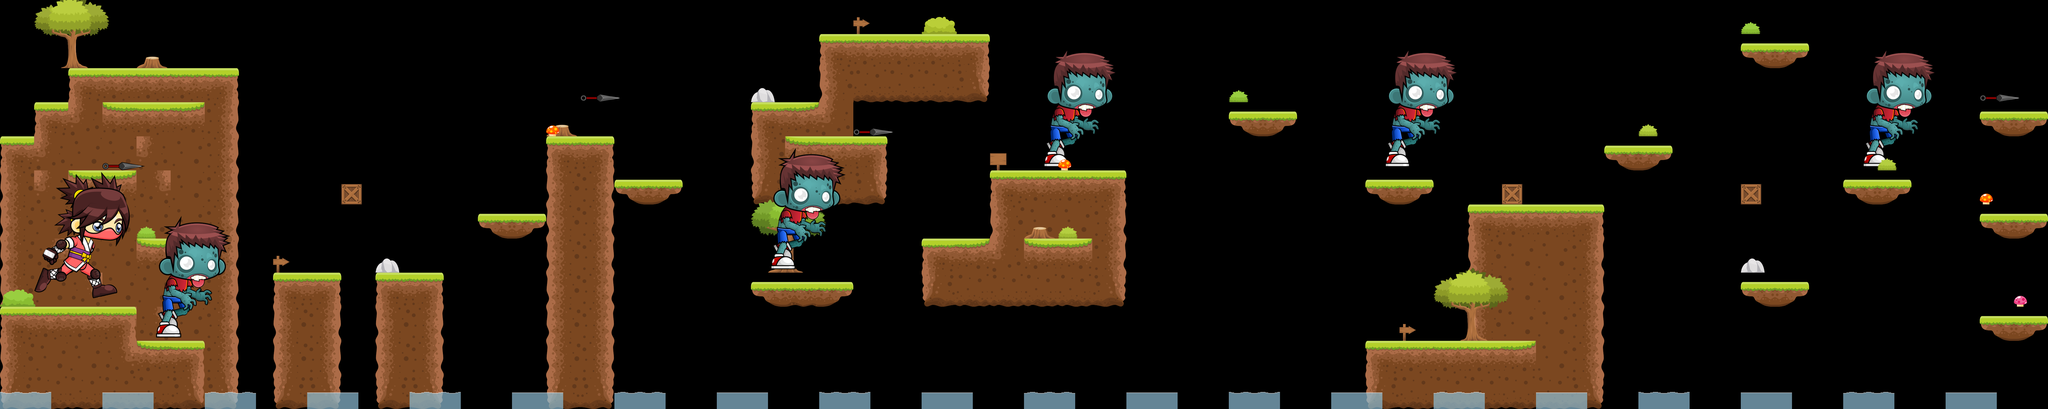

Tiled map render using the project's own tile images. Description and the whole map definition, tile-layer contents included, below:
An orthogonal 60x12 tile map with 128x128 px tiles, 3 tile layers (Background, Foreground, Water), 2 tilesets.

<map version="1.9" tiledversion="1.9.2" orientation="orthogonal" renderorder="right-down" width="60" height="12" tilewidth="128" tileheight="128" infinite="0" nextlayerid="4" nextobjectid="1">
 <editorsettings>
  <export target="../level_layers/level_3.csv" format="csv" />
 </editorsettings>
 <tileset firstgid="1" source="water.tsx" />
 <tileset firstgid="5" source="terrain.tsx" />
 <layer id="2" name="Background" width="60" height="12">
  <data encoding="csv">
0,0,0,0,0,0,0,0,0,0,0,0,0,0,0,0,0,0,0,0,0,0,0,0,0,33,0,0,0,0,0,0,0,0,0,0,0,0,0,0,0,0,0,0,0,0,0,0,0,0,0,0,0,0,0,0,0,0,0,0,
0,37,0,0,35,0,0,0,0,0,0,0,0,0,0,0,0,0,0,0,0,0,0,0,5,6,6,6,7,0,0,0,0,0,0,0,0,0,0,0,0,0,0,0,0,0,0,0,0,0,0,17,19,0,0,0,0,0,0,0,
0,0,5,6,6,6,7,0,0,0,0,0,0,0,0,0,0,0,0,0,0,0,0,0,8,13,13,13,20,0,0,0,0,0,0,0,0,0,0,0,0,0,0,0,0,0,0,0,0,0,0,0,0,0,0,0,0,0,0,0,
0,5,12,15,6,11,10,0,0,0,0,0,0,0,0,0,35,0,0,0,0,0,5,11,12,0,0,0,0,0,0,0,0,0,0,0,0,0,0,0,0,0,0,0,0,0,0,0,0,0,0,0,0,0,0,0,0,0,0,0,
5,12,9,9,12,9,10,0,0,0,0,0,0,0,0,0,5,7,0,0,0,0,8,15,6,7,0,0,0,32,0,0,0,0,0,0,0,0,0,0,0,0,0,0,0,0,0,0,0,0,0,0,0,0,0,0,0,0,0,0,
8,12,15,11,14,9,10,0,0,0,0,0,0,0,0,0,8,10,0,0,0,0,16,13,13,20,0,0,0,0,0,0,0,0,0,0,0,0,0,0,0,0,0,0,0,0,0,0,0,0,0,0,0,0,0,0,0,0,0,0,
8,9,9,9,9,9,10,0,0,0,0,0,0,0,0,0,8,10,0,0,0,0,0,0,0,0,0,0,0,0,9,9,0,0,0,0,0,0,0,0,0,0,0,5,6,6,7,0,0,0,0,0,0,0,0,0,0,0,17,19,
8,14,9,9,15,11,10,0,33,0,0,34,0,0,0,0,8,10,0,0,0,0,36,0,0,0,0,0,0,0,15,11,0,0,0,0,0,0,0,0,0,0,0,8,9,9,10,0,0,0,0,34,0,0,0,0,0,0,0,0,
8,9,14,9,9,9,10,0,0,7,0,0,7,0,0,0,8,10,0,0,0,0,0,0,0,0,0,0,0,0,0,0,0,0,0,0,0,0,0,0,0,0,0,8,9,9,10,0,0,0,0,17,19,0,0,0,0,0,0,0,
0,0,9,14,14,9,10,0,0,10,0,0,10,0,0,0,8,10,0,0,0,0,0,0,0,0,0,0,0,0,0,0,0,0,0,0,0,0,0,0,0,33,0,8,9,9,10,0,0,0,0,0,0,0,0,0,0,0,0,0,
0,0,0,0,9,9,10,0,0,10,0,0,10,0,0,0,8,10,0,0,0,0,0,0,0,0,0,0,0,0,0,0,0,0,0,0,0,0,0,0,5,6,6,6,11,9,10,0,0,0,0,0,0,0,0,0,0,0,0,0,
0,0,0,0,13,13,20,0,0,20,0,0,20,0,0,0,16,20,0,0,0,0,0,0,0,0,0,0,0,0,0,0,0,0,0,0,0,0,0,0,16,13,13,13,13,13,20,0,0,0,0,0,0,0,0,0,0,0,0,0
</data>
 </layer>
 <layer id="1" name="Foreground" width="60" height="12">
  <data encoding="csv">
0,0,0,0,0,0,0,0,0,0,0,0,0,0,0,0,0,0,0,0,0,0,0,0,0,0,0,26,0,0,0,0,0,0,0,0,0,0,0,0,0,0,0,0,0,0,0,0,0,0,0,27,0,0,0,0,0,0,0,0,
0,0,0,0,0,0,0,0,0,0,0,0,0,0,0,0,0,0,0,0,0,0,0,0,0,0,0,0,0,0,0,0,0,0,0,0,0,0,0,0,0,0,0,0,0,0,0,0,0,0,0,0,0,0,0,0,0,0,0,0,
0,0,0,0,0,0,0,0,0,0,0,0,0,0,0,0,0,40,0,0,0,0,34,0,0,0,0,0,0,0,0,0,0,0,0,0,27,0,0,0,0,0,0,0,0,0,0,0,0,0,0,0,0,0,0,0,0,0,40,0,
0,0,0,0,0,0,0,0,0,0,0,0,0,0,0,0,31,0,0,0,0,0,0,0,0,40,0,0,0,0,0,0,0,0,0,0,17,19,0,0,0,0,0,0,0,0,0,0,28,0,0,0,0,0,0,0,0,0,17,19,
0,0,0,40,0,0,0,0,0,0,0,0,0,0,0,0,0,0,0,0,0,0,0,0,0,0,0,0,0,0,39,31,0,0,0,0,0,0,0,0,39,0,0,0,0,0,0,17,19,0,0,0,0,0,39,28,0,0,0,0,
0,0,0,0,0,0,0,0,0,0,29,0,0,0,0,0,0,0,17,19,0,0,0,0,0,0,0,0,0,5,6,6,7,0,0,0,0,0,0,0,17,19,0,0,29,0,0,0,0,0,0,29,0,0,17,19,0,0,31,0,
0,0,0,0,27,0,0,0,0,0,0,0,0,0,17,19,0,0,0,0,0,0,0,0,0,0,0,0,0,8,35,28,10,0,0,0,0,0,0,0,0,0,0,0,0,0,0,0,0,0,0,0,0,0,0,0,0,0,0,0,
0,0,0,0,0,0,0,0,0,0,0,0,0,0,0,0,0,0,0,0,0,0,39,0,0,0,0,5,11,12,0,0,10,0,0,0,0,0,0,0,0,0,0,0,0,0,0,0,0,0,0,0,0,0,0,0,0,0,0,0,
25,38,0,0,0,0,0,0,5,0,0,5,0,0,0,0,0,0,0,0,0,0,17,18,19,0,0,16,13,13,13,13,20,0,0,0,0,0,0,0,0,0,0,0,0,0,0,0,0,0,0,0,0,0,0,0,0,0,0,30,
5,6,6,7,39,0,0,0,8,0,0,8,0,0,0,0,0,0,0,0,0,0,0,0,0,0,0,0,0,0,0,0,0,0,0,0,0,0,0,0,0,0,37,0,0,0,0,0,0,0,0,0,0,0,0,0,0,0,17,19,
8,9,9,14,15,7,0,0,8,0,0,8,0,0,0,0,0,0,0,0,0,0,0,0,0,0,0,0,0,0,0,0,0,0,0,0,0,0,0,0,0,0,0,0,0,0,0,0,0,0,0,0,0,0,0,0,0,0,0,0,
16,13,13,13,13,20,0,0,16,0,0,16,0,0,0,0,0,0,0,0,0,0,0,0,0,0,0,0,0,0,0,0,0,0,0,0,0,0,0,0,0,0,0,0,0,0,0,0,0,0,0,0,0,0,0,0,0,0,0,0
</data>
 </layer>
 <layer id="3" name="Water" width="60" height="12">
  <data encoding="csv">
0,0,0,0,0,0,0,0,0,0,0,0,0,0,0,0,0,0,0,0,0,0,0,0,0,0,0,0,0,0,0,0,0,0,0,0,0,0,0,0,0,0,0,0,0,0,0,0,0,0,0,0,0,0,0,0,0,0,0,0,
0,0,0,0,0,0,0,0,0,0,0,0,0,0,0,0,0,0,0,0,0,0,0,0,0,0,0,0,0,0,0,0,0,0,0,0,0,0,0,0,0,0,0,0,0,0,0,0,0,0,0,0,0,0,0,0,0,0,0,0,
0,0,0,0,0,0,0,0,0,0,0,0,0,0,0,0,0,0,0,0,0,0,0,0,0,0,0,0,0,0,0,0,0,0,0,0,0,0,0,0,0,0,0,0,0,0,0,0,0,0,0,0,0,0,0,0,0,0,0,0,
0,0,0,0,0,0,0,0,0,0,0,0,0,0,0,0,0,0,0,0,0,0,0,0,0,0,0,0,0,0,0,0,0,0,0,0,0,0,0,0,0,0,0,0,0,0,0,0,0,0,0,0,0,0,0,0,0,0,0,0,
0,0,0,0,0,0,0,0,0,0,0,0,0,0,0,0,0,0,0,0,0,0,0,0,0,0,0,0,0,0,0,0,0,0,0,0,0,0,0,0,0,0,0,0,0,0,0,0,0,0,0,0,0,0,0,0,0,0,0,0,
0,0,0,0,0,0,0,0,0,0,0,0,0,0,0,0,0,0,0,0,0,0,0,0,0,0,0,0,0,0,0,0,0,0,0,0,0,0,0,0,0,0,0,0,0,0,0,0,0,0,0,0,0,0,0,0,0,0,0,0,
0,0,0,0,0,0,0,0,0,0,0,0,0,0,0,0,0,0,0,0,0,0,0,0,0,0,0,0,0,0,0,0,0,0,0,0,0,0,0,0,0,0,0,0,0,0,0,0,0,0,0,0,0,0,0,0,0,0,0,0,
0,0,0,0,0,0,0,0,0,0,0,0,0,0,0,0,0,0,0,0,0,0,0,0,0,0,0,0,0,0,0,0,0,0,0,0,0,0,0,0,0,0,0,0,0,0,0,0,0,0,0,0,0,0,0,0,0,0,0,0,
0,0,0,0,0,0,0,0,0,0,0,0,0,0,0,0,0,0,0,0,0,0,0,0,0,0,0,0,0,0,0,0,0,0,0,0,0,0,0,0,0,0,0,0,0,0,0,0,0,0,0,0,0,0,0,0,0,0,0,0,
0,0,0,0,0,0,0,0,0,0,0,0,0,0,0,0,0,0,0,0,0,0,0,0,0,0,0,0,0,0,0,0,0,0,0,0,0,0,0,0,0,0,0,0,0,0,0,0,0,0,0,0,0,0,0,0,0,0,0,0,
0,0,0,0,0,0,0,0,0,0,0,0,0,0,0,0,0,0,0,0,0,0,0,0,0,0,0,0,0,0,0,0,0,0,0,0,0,0,0,0,0,0,0,0,0,0,0,0,0,0,0,0,0,0,0,0,0,0,0,0,
1,0,0,2,0,0,3,0,0,4,0,0,1,0,0,2,0,0,3,0,0,4,0,0,1,0,0,2,0,0,3,0,0,4,0,0,1,0,0,2,0,0,3,0,0,4,0,0,1,0,0,2,0,0,3,0,0,4,0,0
</data>
 </layer>
</map>
